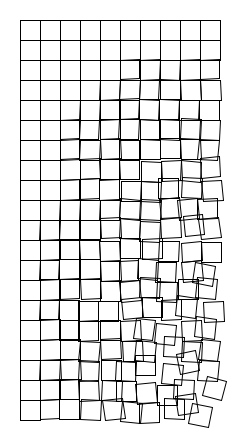
Frame 1 (no input)
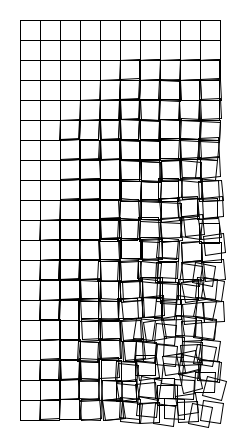
Frame 2 (the mouse pressed at the canvas centre, redrawn once)

The Processing sketch that drew these frames (run headless with seeded random() and noise(); the mouse was pressed at the canvas centre and the sketch redrawn once):

// Processing sketch: processing_136201
// ── processing_136201.pde

////
// "Schotter" recreation
// by Georg Nees
// new code by patrick odonnel
// 02-24-2013
////

void setup() {  
  size(240, 440);  
  background(255);   
  noLoop();  
  noFill();
}  


int sq = 20;
int rows = sq/2;
int columns = sq;  

void draw() {  
  
  for (int r = 0; r<rows ; r++) {    
    for (int c = 0; c<columns; c++) {      
     
                    pushMatrix();  
      //set up variables for x and y position of top left rect corner              
      float x = 20 + r*sq + (random(-c*r/(sq), c*r/(sq)));      
      float y = 20 + c*sq + (random(-c*r/(sq), c*r/(sq)));      
      
      //move origin from (0,0)
      translate(x, y);        
      
      //set up variable for rotation
      float rot = random(-2*c*r/(sq), 2*c*r/(sq));            
      
      //rotate about new origin
      rotate(radians(rot));        
      
      rect(0, 0, sq, sq);      
                    popMatrix();
    }
  }
}
